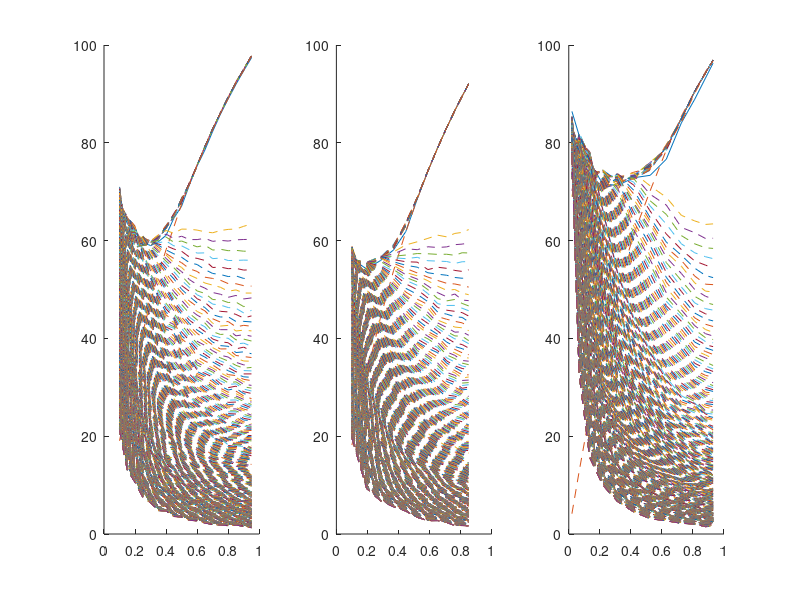

Write the MATLAB code that produced this figure.
clc;clear;close all hidden;
load("large_performance_data_results_n20_4.mat")
% load("large_performance_data_results_n40.mat")
% %% N = 10
% figure(1);
% subplot(1,3,1);hold on;
% plot(S_ER_10,F_ER_10*100);
% subplot(1,3,2);hold on;
% plot(S_BA_10,F_BA_10*100);
% subplot(1,3,3);hold on;
% plot(S_RND_10,F_RND_10*100);
%% N = 20
figure(2);
subplot(1,3,1);hold on;
plot(S_ER_20,F_ER_20*100);
subplot(1,3,2);hold on;
plot(S_BA_20,F_BA_20*100);
subplot(1,3,3);hold on;
plot(S_RND_20,F_RND_20*100);
% %% N = 40
% figure(3);
% subplot(1,3,1);hold on;
% plot(S_ER_40,F_ER_40*100);
% subplot(1,3,2);hold on;
% plot(S_BA_40,F_BA_40*100);
% subplot(1,3,3);hold on;
% plot(S_RND_40,F_RND_40*100);
%%
load("large_maximum_data_results_n20_3.mat")
% load("large_maximum_data_results_n15_n10_3.mat")

% load("large_maximum_data_results_n20_2.mat")
% load("large_maximum_data_results_n40.mat")
% %% N = 10
% figure(1);
% subplot(1,3,1);hold on;
% plot(S_ER_10,permute(max(F_ER_10,[],[1 2]),[3 1 2])*100,'--');
% ylim([0 100])
% subplot(1,3,2);hold on;
% plot(S_ER_10,permute(max(F_ER_10,[],[1 2]),[3 1 2])*100,'--');
% ylim([0 100])
% subplot(1,3,3);hold on;
% plot(S_ER_10,permute(max(F_ER_10,[],[1 2]),[3 1 2])*100,'--');
% ylim([0 100])
%% N = 20
figure(2);
subplot(1,3,1);hold on;
plot(S_ER_20,permute(max(F_ER_20,[],[1 2]),[3 1 2])*100,'--');
ylim([0 100])
subplot(1,3,2);hold on;
plot(S_BA_20,permute(max(F_BA_20,[],[1 2]),[3 1 2])*100,'--');
ylim([0 100])
subplot(1,3,3);hold on;
plot(S_RND_20,permute(max(F_RND_20,[],[1 2]),[3 1 2])*100,'--');
ylim([0 100])
% %% N = 40
% figure(3);
% subplot(1,3,1);hold on;
% plot(S_ER_40,permute(max(F_ER_40,[],[1 2]),[3 1 2])*100,'--');
% ylim([0 100])
% subplot(1,3,2);hold on;
% plot(S_BA_40,permute(max(F_BA_40,[],[1 2]),[3 1 2])*100,'--');
% ylim([0 100])
% subplot(1,3,3);hold on;
% plot(S_RND_40,permute(max(F_RND_40,[],[1 2]),[3 1 2])*100,'--');
% ylim([0 100])
